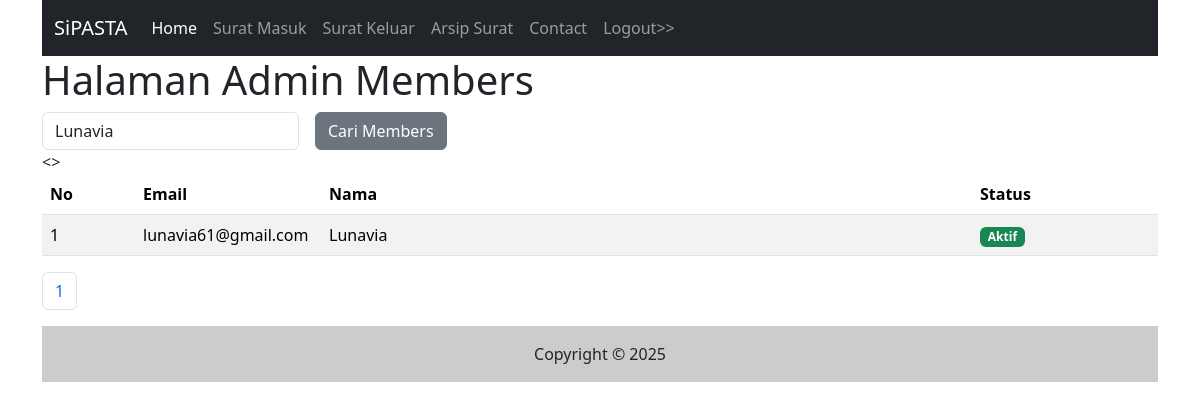
Screenshot of /admin/members.php?katakunci=Lunavia with the database file from the repository.
### tables this page shows
CREATE TABLE `members` (
  `id` int(11) NOT NULL,
  `email` varchar(255) NOT NULL,
  `nama_lengkap` varchar(500) NOT NULL,
  `password` text NOT NULL,
  `status` text NOT NULL,
  `token_ganti_password` text NOT NULL,
  `tgl_isi` timestamp NOT NULL DEFAULT current_timestamp()
);

### admin/members.php (the view, shortened to what this page needs)
<?php include("inc_header.php") ?>
<?php
$katakunci = (isset($_GET['katakunci'])) ? $_GET['katakunci'] : "";
?>
<h1>Halaman Admin Members</h1>
<form class="row g-3" method="get">
    <div class="col-auto">
        <input type="text" class="form-control" placeholder="Masukkan Kata Kunci" name="katakunci"
            value="<?php echo $katakunci ?>" />
    </div>
    <div class="col-auto">
        <input type="submit" name="cari" value="Cari Members" class="btn btn-secondary" />
    </div>
</form>
<table class="table table-striped">
    <thead>
        <tr>
            <th class="col-1">No</th>
            <th class="col-2">Email</th>
            <th>Nama</th>
            <th class="col-2">Status</th>
        </tr>
    </thead>
        <tbody>
            <?php
            $sqltambahan = "";
            $per_halaman = 10;
            if ($katakunci != '') {
                $array_katakunci = explode(" ", $katakunci);
                for ($x = 0; $x < count($array_katakunci); $x++) {
                    $sqlcari[] = "(nama_lengkap like '%" . $array_katakunci[$x] . "%' or email like '%" . $array_katakunci[$x] . "%')";
                }
                $sqltambahan = "where" . implode(" or ", $sqlcari);
            }
            $sql1 = "select * from members $sqltambahan";
            $page = isset($_GET['page']) ? (int) $_GET['page'] : 1;
            $mulai = ($page > 1) ? ($page * $per_halaman) - $per_halaman : 0;
            $q1 = mysqli_query($koneksi, $sql1);
            $total = mysqli_num_rows($q1);
            $pages = ceil($total / $per_halaman);
            $nomor = $mulai + 1;
            $sql1 = $sql1 . " order by id desc limit $mulai, $per_halaman";
            $q1 = mysqli_query($koneksi, $sql1);
            while ($r1 = mysqli_fetch_array($q1)) {
                ?>
                <tr>
                    <td><?php echo $nomor++ ?></td>
                    <td><?php echo $r1['email'] ?></td>
                    <td><?php echo $r1['nama_lengkap'] ?></td>
                    <td>
                        <?php
                        if ($r1['status'] == '1') {
                            ?>
                            <span class="badge text-bg-success">Aktif</span>
                            <?php
                        }else{
                            ?>
                            <span class="badge text-bg-light">Belum Aktif</span>
                            <?php
                        }
                        ?>
                    </td>
                </tr>
                <?php
            }
            ?>
        </tbody>
</table>
<nav aria-label="Page navigation example">
    <ul class="pagination">
        <?php
        $cari = (isset($_GET['cari'])) ? $_GET['cari'] : "";
        for ($i = 1; $i <= $pages; $i++) {
            ?>
            <li class="page-item">
                <a class="page-link"
                    href="halaman.php?katakunci=<?php echo $katakunci ?>&cari=<?php echo $cari ?>&page=<?php echo $i ?>"><?php echo $i ?></a>
            </li>
            <?php
        }
        ?>
    </ul>
</nav>
<?php include("inc_footer.php") ?>

### rows the page displays
members: email "lunavia61@gmail.com", nama_lengkap "Lunavia", status "Aktif"
